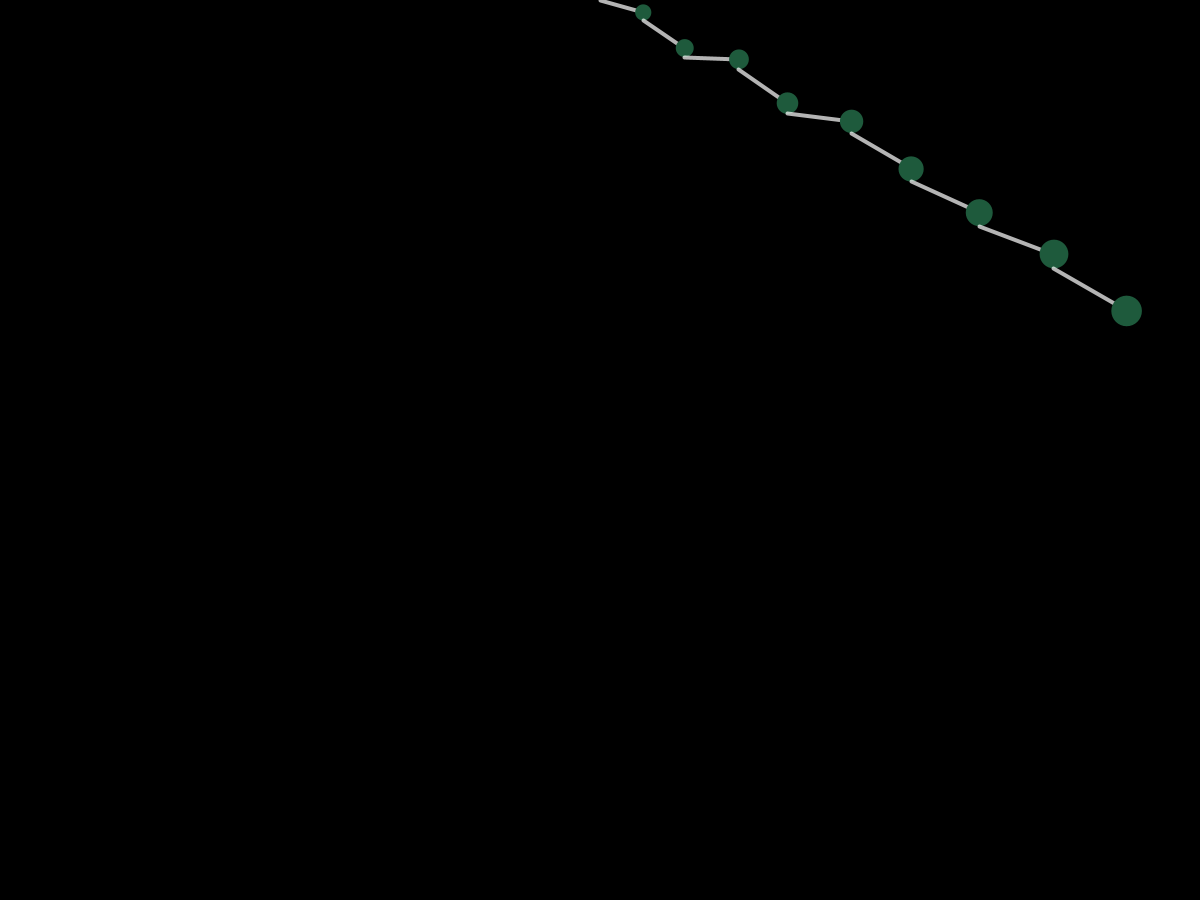
Frame 1 (no input)
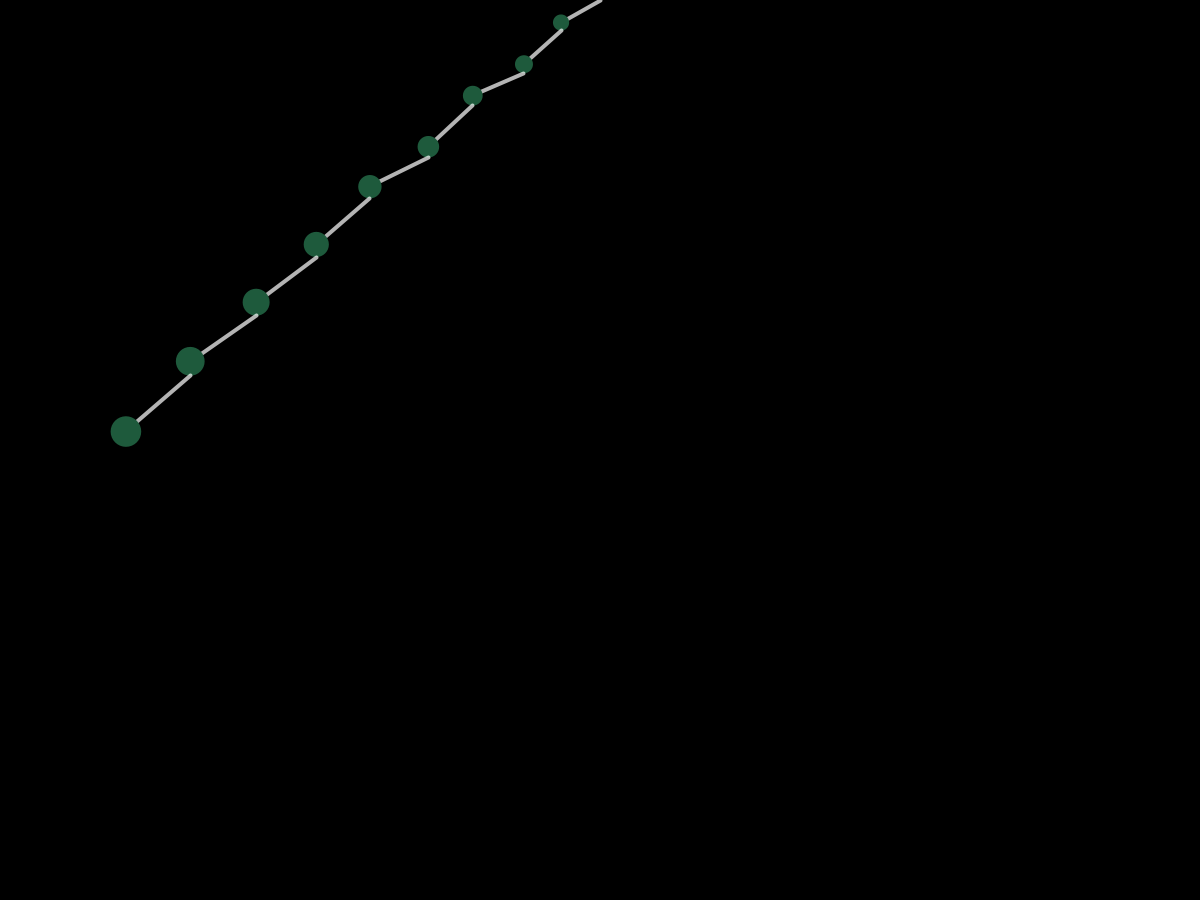
Frame 60 (the mouse pressed at the canvas centre just before this capture)
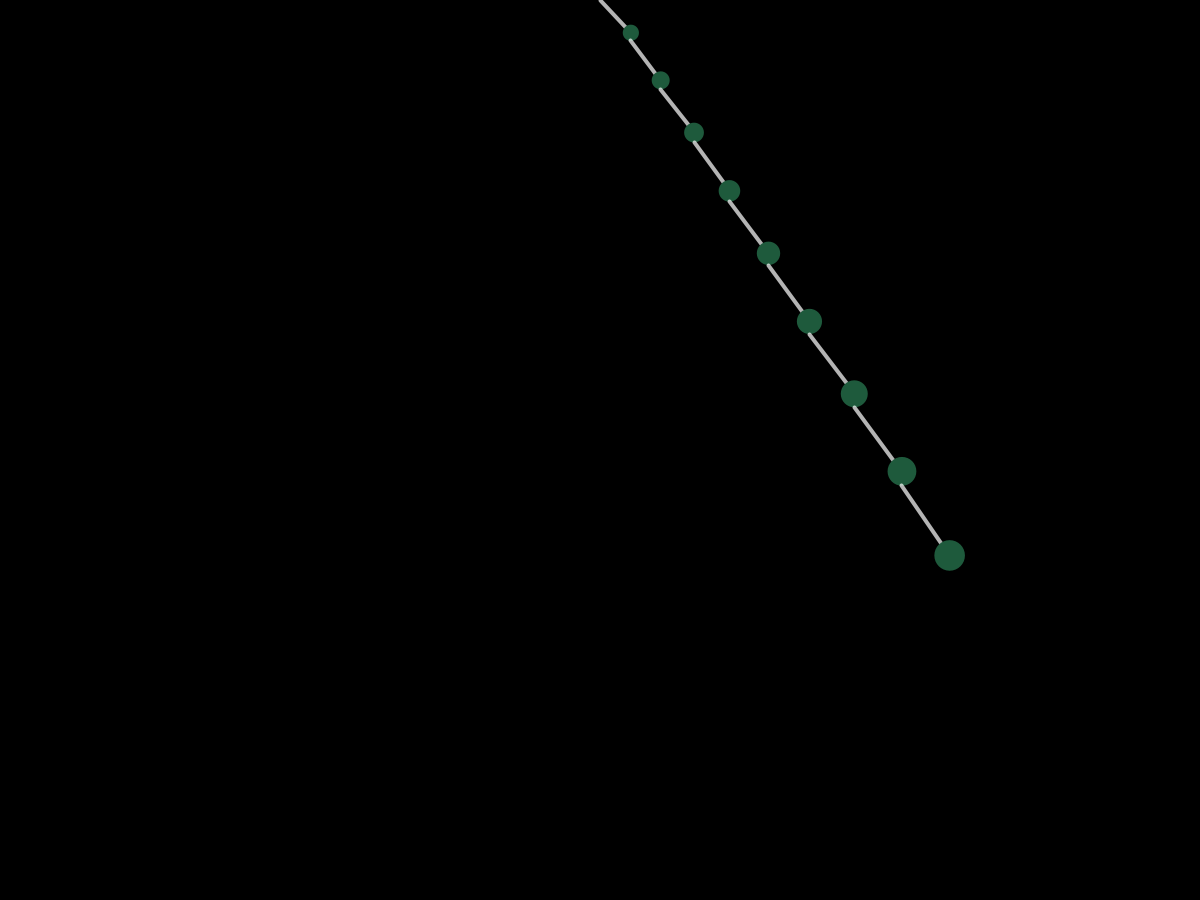
Frame 120 (the mouse held since frame 60 and released just before this capture)

The Processing sketch that drew these frames (run headless with seeded random() and noise(); from frame 60 on, the mouse is pressed at the canvas centre):

// Processing sketch: main
// ── main.pde
int pendulumBound = 9;
ArrayList<Pendulum> pendulums;

void setup()
{
  surface.setTitle("Connected Pendulums");
  surface.setResizable(false);
  surface.setLocation(displayWidth / 3, floor(0.1 * displayHeight));

  createPendulums();

  size(1200, 900);
}

void createPendulums()
{
  pendulums = new ArrayList<Pendulum>();

  var originX = width / 2;
  var originY = 0f;
  for (int p = 0; p < pendulumBound; p++)
  {
    var origin = new PVector(originX, originY);
    var ropeLength = 0.05 * height + map(p, 0, pendulumBound, 0, 0.05 * height);
    var startAngle = random(QUARTER_PI, HALF_PI);

    pendulums.add(new Pendulum(origin, ropeLength, startAngle));

    // Keep track of the previous pendulum origin.
    var currentPendulum = pendulums.get(p);
    originX += currentPendulum.ropeLength * sin(currentPendulum.angle);
    originY += currentPendulum.ropeLength * cos(currentPendulum.angle) + currentPendulum.radius / 2;
  }
}

void draw()
{
  background(0);

  var originX = width / 2;
  var originY = 0f;
  for (int p = 0; p < pendulums.size(); p++)
  {
    var currentPendulum = pendulums.get(p);
    
    var isNotFirstPendulum = (p != 0);
    if (isNotFirstPendulum) currentPendulum.origin = new PVector(originX, originY);

    var isLastPendulum = (p == pendulums.size() - 1);
    if (isLastPendulum) currentPendulum.drag();

    if (!currentPendulum.isDragged) currentPendulum.swing();
    currentPendulum.show();

    // Keep track of the previous pendulum origin.
    originX += currentPendulum.ropeLength * sin(currentPendulum.angle);
    originY += currentPendulum.ropeLength * cos(currentPendulum.angle) + currentPendulum.radius / 2;
  }
}

void mousePressed()
{
  var lastPendulum = pendulums.get(pendulums.size() - 1);
  lastPendulum.checkDrag(new PVector(mouseX, mouseY));

  if (lastPendulum.isDragged)
  {
    for (var pendulum : pendulums)
      pendulum.isDragged = true;
  }
}

void mouseReleased()
{
  var lastPendulum = pendulums.get(pendulums.size() - 1);
  if (!lastPendulum.isDragged)
  {
    for (var pendulum : pendulums)
      pendulum.isDragged = false;
  }
}

// ── Forces.pde
class Forces
{

  private PVector gravityAcceleration;
  private Pendulum pendulum;

  /* Constructor definition */
  public Forces(Pendulum pendulum)
  {
    this.gravityAcceleration = new PVector(0, 0.003);
    this.pendulum = pendulum;
  }

  /* Function definition */
  public PVector getGravity(boolean apply)
  {
    if (!apply)
      return new PVector(0, 0);

    return PVector.mult(this.gravityAcceleration, this.pendulum.mass);
  }
  
}

// ── Pendulum.pde
class Pendulum
{

  private PVector origin;
  private PVector objPosition;

  private float ropeLength;
  private float radius;
  private float mass;

  private float angle;
  private float angularVelocity;
  private float angularAcceleration;

  private float dampingRate;

  private boolean isDragged;

  /* Constructor definition */
  public Pendulum(PVector origin, float ropeLength, float startAngle)
  {
    this.origin = origin;

    this.ropeLength = ropeLength;
    this.radius = 0.36 * ropeLength;
    this.mass = PI * (float)Math.pow(this.radius, 0.9);

    this.angle = startAngle;
    this.angularVelocity = 0f;
    this.angularAcceleration = 0f;

    var objX = this.ropeLength * sin(this.angle);
    var objY = this.ropeLength * cos(this.angle);
    this.objPosition = new PVector(objX, objY);

    this.dampingRate = 0.996f;
  }

  /* Function definition */
  public void checkDrag(PVector mousePosition)
  {
    var mapMouseX = mousePosition.x - this.origin.x;
    var mapMouseY = mousePosition.y - this.origin.y;
    var mappedMousePosition = new PVector(mapMouseX, mapMouseY);

    var isHorizontallyAttached = (mappedMousePosition.x > this.objPosition.x - this.radius &&
                                  mappedMousePosition.x < this.objPosition.x + this.radius);
    var isVerticallyAttached = (mappedMousePosition.y > this.objPosition.y - this.radius &&
                                mappedMousePosition.y < this.objPosition.y + this.radius);

    this.isDragged = (isHorizontallyAttached && isVerticallyAttached);
  }

  public void drag()
  {
    if (this.isDragged)
    {
      var mappedMousePosition = new PVector(mouseX, mouseY);
      var pendulumDirection = PVector.sub(this.origin, mappedMousePosition);

      this.angle = atan2(-pendulumDirection.y, pendulumDirection.x) - HALF_PI;
    }
  }

  public void stopDrag()
  {
    this.angularVelocity = 0f;
    this.isDragged = false;
  }
  
  public void swing()
  {
    var forces = new Forces(this);
    var gravity = forces.getGravity(true);

    this.angularAcceleration = -gravity.y * sin(this.angle) / this.ropeLength;
    this.angularVelocity += this.angularAcceleration;
    this.angle += this.angularVelocity;

    this.angularVelocity *= this.dampingRate;
  }

  public void show()
  {
    pushMatrix();
    translate(this.origin.x, this.origin.y);

    var objX = this.ropeLength * sin(this.angle);
    var objY = this.ropeLength * cos(this.angle);
    this.objPosition.set(objX, objY);

    this.renderRope();
    this.renderObject();

    popMatrix();
  }

  private void renderRope()
  {
    stroke(255, 180);
    strokeWeight(4);
    line(0, 0, this.objPosition.x, this.objPosition.y);
  }

  private void renderObject()
  {
    noStroke();
    fill(30, 90, 60);
    circle(this.objPosition.x, this.objPosition.y, this.radius);
  }
}
